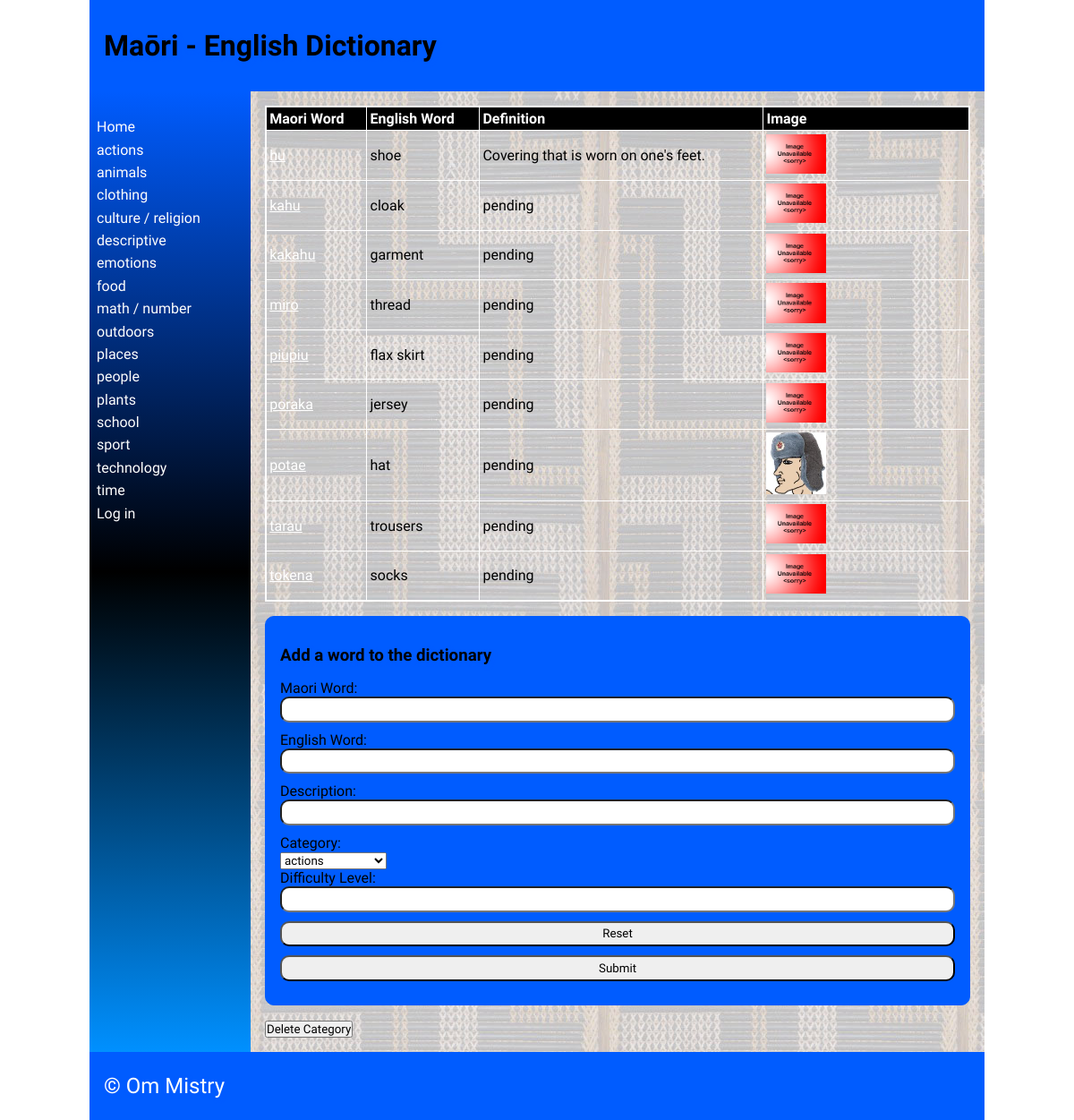
The page /categories/3 on the database its author committed.
### tables this page shows
CREATE TABLE "category"
(
	id INTEGER
		constraint category_pk
			primary key autoincrement,
	category_name varchar(69) not null
);

CREATE TABLE "words"
(
	maori varchar(69),
	english varchar(69),
	category integer,
	definition varchar(100),
	levels integer,
	images varchar(69),
	id integer
		constraint words_pk
			primary key autoincrement,
	date_added integer default 0
, user_id integer);

### app.py (the view, shortened to what this page needs)
@app.route('/categories/<cat_id>', methods=["POST", "GET"])
def render_categorypage(cat_id):
    con = create_connection(DB_NAME)
    query = "SELECT id, maori, english, definition, levels, images FROM words WHERE category=?" \
            "ORDER BY maori ASC"
    cur = con.cursor()
    cur.execute(query, (int(cat_id),))
    definition = cur.fetchall()
    print(definition)
    con.close()
    return render_template('words.html', definitions=definition, logged_in=is_logged_in(), deleting=intention("delete"),
                           categories=fetch_categories(), category=cat_id)

### app.py (called while the page is built)
def intention(button):
    if button in request.form:
        return True
    else:
        return False

def create_connection(db_file):
    try:
        connection = sqlite3.connect(db_file)
        return connection
    except Error as e:
        print(e)
    return None

def fetch_categories():
    con = create_connection(DB_NAME)
    query = "SELECT id, category_name FROM category"
    cur = con.cursor()
    cur.execute(query)
    categories = cur.fetchall()
    con.close()
    return categories

def is_logged_in():
    if session.get("email") is None:
        print("you are not logged in")
        return False
    else:
        print("you are logged in")
        return True

### templates/words.html (shortened to what this page needs)
{% extends 'base.html' %}
{% block heading %}Maōri - English Dictionary{% endblock %}
{% block main %}
    <table>
        <tr>
            <th>Maori Word</th>
            <th>English Word</th>
            <th>Definition</th>
            <th>Image</th>
        </tr>
        {% for definition in definitions %}
            <tr>
                <td><a href="/detail/{{ definition[0] }}">{{ definition[1] }}</a></td>
                <td>{{ definition[2] }}</td>
                <td>{{ definition[3] }}</td>
                <td>
                    <img style="width:30%;" src="/static/images/{{ definition[5] }}" type="images/jpg"/>
                </td>
            </tr>
        {% endfor %}
    </table>
    <form class="dataForm" method="POST">
        <h3>Add a word to the dictionary</h3>
        <div class="form-group">
            <div class="form-label"><label for="maoriword">Maori Word:</label></div>
            <div class="form-element"><input type="text" name="maoriword" id="maoriword" required></div>
        </div>
        <div class="form-group">
            <div class="form-label"><label for="englishword">English Word:</label></div>
            <div class="form-element"><input type="text" name="englishword" id="englishword" required></div>
        </div>
        <div class="form-group">
            <div class="form-label"><label for="description">Description:</label></div>
            <div class="form-element"><input type="text" name="description" id="description" min="9" max="13" step="1" required></div>
        </div>
        <div class="form-group">
                <div class="form-label"><label for="Category">Category:</label></div>
                <div class="form-element">
                    <select name="Category" id='Category'>
                        {% for category in categories %}
                            <option value="{{ category[0] }}">{{ category[1] }}</option>
                        {% endfor %}
                    </select>
                </div>
            </div>
        <div class="form-group">
            <div class="form-label"><label for="difficultylevel">Difficulty Level:</label></div>
            <div class="form-element"><input type="number" name="difficulty Level" id="difficultylevel" min="1" max="10" step="1" required></div>
        </div>
        <div class="form-group">
            <div class="form-element"><input type="reset"></div>
        </div>
        <div class="form-group">
            <div class="form-element"><input type="submit"></div>
        </div>
    </form>
    <form method="POST">
    {% if deleting %}
        <div class="form-element">Are you sure?<input type="submit" name="delete_confirm" value="Yes">/<input type="submit" value="No"></div>
    {% else %}
    <div class="form-element">
         <input type="submit" name="delete" value="Delete Category">
    </div>
    </form>
    {% endif %}
{% endblock %}

### templates/base.html (shortened to what this page needs)
<!doctype html>
<html lang="en">
<head>
   <link href="{{ url_for('static', filename='css/style.css') }}" rel="stylesheet">
</head>
<body>
   <div id="container">
      <header>
         <h1>{% block heading %}{% endblock %}</h1>
      </header>
      <nav>
         <ul>
                <li><a href="\">Home</a></li>
                {% for category in categories %}
                <li><a href="/categories/{{ category[0] }}">{{category[1]}}</a></li>
                {% endfor %}
         <li>
             {% if logged_in %}<a href="/logout">Log out</a>{% else %}
             <a href="/login">Log in</a></li>{% endif %}
         </ul>
      </nav>
      <main>
            {% block main%}{% endblock %}
        </main>
      <footer>
         <p>
            &copy; Om Mistry
         </p>
      </footer>
   </div>
</body>
</html>

### static/css/style.css (style rules this page uses)
* { font-family: Comfortaa, sans-serif; margin: 0; padding: 0; box-sizing: border-box; }
#container { display: grid; grid-template-columns: 75px auto; grid-template-areas: 'nav header' 'main main' 'footer footer'; }
header { grid-area: header; background-color: #005cff; padding: 1rem; }
nav { grid-area: nav; }
main { grid-area: main; padding: 1rem; background-color: #005cff; }
h1, h2, h3, h4 { padding: 1rem 0; font-family: 'Suez One', serif; color: #000000; text-shadow: 2px 2px 4px #005cff; }
p { padding: 0.5rem 0; }
a { color: #ffffff; }
.dataForm { margin: 1rem 0; border: 1px solid #005cff; padding: 1rem; background-color: #005cff; border-radius: 10px; }
.dataForm input, textarea { width: 100%; border-radius: 10px; padding: 0.3rem; margin-bottom: 10px; }
table { width: 100%; border: 2px solid #ffffff; border-collapse: collapse; }
th, td { border: 1px solid #ffffff; padding: 0.2rem; text-align: left; }
th { background-color: #000000; color: #ffffff; }
footer { grid-area: footer; padding: 1rem; background-color: #005cff; }
footer p { color: #ffffff; text-shadow: 2px 2px 4px #005cff; font-size: 1.5rem; }
@media only screen and (min-width: 768px) { #container { grid-template-columns: 180px auto; grid-template-areas: 'header header' 'nav main' 'footer footer'; } }
@media only screen and (min-width: 768px) { nav { background: linear-gradient(180deg, rgb(0, 92, 255) 0%, rgb(0, 0, 0) 50%, rgb(0, 144, 255) 100%); padding: 0.5rem; } }
@media only screen and (min-width: 768px) { nav ul { list-style: none; } }
@media only screen and (min-width: 768px) { nav li { padding: 0.2rem 0; } }
@media only screen and (min-width: 768px) { nav a { color: #fdfdfd; text-decoration: none; } }
@media only screen and (min-width: 768px) { main { background-image: url('static/images/poutama.jpg'); } }
@media only screen and (min-width: 1000px) { #container { width: 1000px; margin: auto; } }

### rows shown on the page
category: category_name "actions"
category: category_name "animals"
category: category_name "clothing"
category: category_name "culture / religion"
category: category_name "descriptive"
category: category_name "emotions"
category: category_name "food"
category: category_name "math / number"
category: category_name "outdoors"
category: category_name "places"
category: category_name "people"
category: category_name "plants"
category: category_name "school"
category: category_name "sport"
category: category_name "technology"
category: category_name "time"
words: maori "hu", english "shoe", definition "Covering that is worn on one's feet.", images (placeholder picture)
words: maori "kahu", english "cloak", definition "pending", images (placeholder picture)
words: maori "kakahu", english "garment", definition "pending", images (placeholder picture)
words: maori "miro", english "thread", definition "pending", images (placeholder picture)
words: maori "piupiu", english "flax skirt", definition "pending", images (placeholder picture)
words: maori "poraka", english "jersey", definition "pending", images (placeholder picture)
words: maori "potae", english "hat", definition "pending", images (picture)
words: maori "tarau", english "trousers", definition "pending", images (placeholder picture)
words: maori "tokena", english "socks", definition "pending", images (placeholder picture)

### other values the page prints
form field Category "actions"
